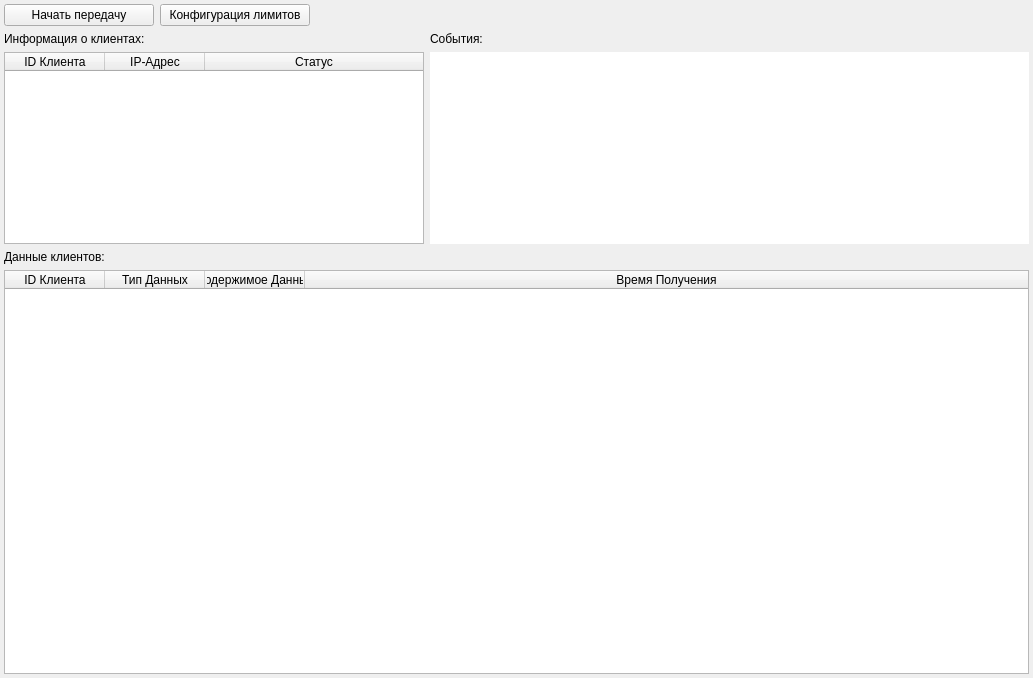
<?xml version="1.0" encoding="UTF-8"?>
<ui version="4.0">
 <class>MainWindow</class>
 <widget class="QMainWindow" name="MainWindow">
  <property name="geometry">
   <rect>
    <x>0</x>
    <y>0</y>
    <width>1033</width>
    <height>678</height>
   </rect>
  </property>
  <property name="windowTitle">
   <string>Сервер</string>
  </property>
  <widget class="QWidget" name="centralwidget">
   <layout class="QGridLayout" name="gridLayout" rowstretch="0,5,10" columnstretch="7,10">
    <property name="leftMargin">
     <number>4</number>
    </property>
    <property name="topMargin">
     <number>4</number>
    </property>
    <property name="rightMargin">
     <number>4</number>
    </property>
    <property name="bottomMargin">
     <number>4</number>
    </property>
    <item row="0" column="0">
     <layout class="QHBoxLayout" name="hl_buttons">
      <property name="spacing">
       <number>6</number>
      </property>
      <item>
       <widget class="QPushButton" name="pb_start_stop_transmission">
        <property name="sizePolicy">
         <sizepolicy hsizetype="Fixed" vsizetype="Fixed">
          <horstretch>0</horstretch>
          <verstretch>0</verstretch>
         </sizepolicy>
        </property>
        <property name="minimumSize">
         <size>
          <width>150</width>
          <height>0</height>
         </size>
        </property>
        <property name="text">
         <string>Начать передачу</string>
        </property>
       </widget>
      </item>
      <item>
       <widget class="QPushButton" name="pb_config_limits">
        <property name="sizePolicy">
         <sizepolicy hsizetype="Fixed" vsizetype="Fixed">
          <horstretch>0</horstretch>
          <verstretch>0</verstretch>
         </sizepolicy>
        </property>
        <property name="minimumSize">
         <size>
          <width>150</width>
          <height>0</height>
         </size>
        </property>
        <property name="text">
         <string>Конфигурация лимитов</string>
        </property>
       </widget>
      </item>
      <item>
       <spacer name="horizontalSpacer">
        <property name="orientation">
         <enum>Qt::Orientation::Horizontal</enum>
        </property>
        <property name="sizeHint" stdset="0">
         <size>
          <width>40</width>
          <height>20</height>
         </size>
        </property>
       </spacer>
      </item>
     </layout>
    </item>
    <item row="1" column="0">
     <layout class="QVBoxLayout" name="vl_clients_info">
      <item>
       <widget class="QLabel" name="lb_clients_info">
        <property name="text">
         <string>Информация о клиентах:</string>
        </property>
       </widget>
      </item>
      <item>
       <widget class="QTableWidget" name="tw_clients_info">
        <attribute name="horizontalHeaderStretchLastSection">
         <bool>true</bool>
        </attribute>
        <attribute name="verticalHeaderVisible">
         <bool>false</bool>
        </attribute>
        <attribute name="verticalHeaderHighlightSections">
         <bool>false</bool>
        </attribute>
        <column>
         <property name="text">
          <string>ID Клиента</string>
         </property>
        </column>
        <column>
         <property name="text">
          <string>IP-Адрес</string>
         </property>
        </column>
        <column>
         <property name="text">
          <string>Статус</string>
         </property>
        </column>
       </widget>
      </item>
     </layout>
    </item>
    <item row="1" column="1">
     <layout class="QVBoxLayout" name="vl_events">
      <item>
       <widget class="QLabel" name="lb_events">
        <property name="text">
         <string>События:</string>
        </property>
       </widget>
      </item>
      <item>
       <widget class="QTextEdit" name="te_events">
        <property name="styleSheet">
         <string notr="true">QTextEdit {
        border: 0px;
    }</string>
        </property>
        <property name="readOnly">
         <bool>true</bool>
        </property>
       </widget>
      </item>
     </layout>
    </item>
    <item row="2" column="0" colspan="2">
     <layout class="QVBoxLayout" name="vl_clients_data">
      <item>
       <widget class="QLabel" name="lb_clients_data">
        <property name="text">
         <string>Данные клиентов:</string>
        </property>
       </widget>
      </item>
      <item>
       <widget class="QTableWidget" name="tw_clients_data">
        <attribute name="horizontalHeaderStretchLastSection">
         <bool>true</bool>
        </attribute>
        <attribute name="verticalHeaderVisible">
         <bool>false</bool>
        </attribute>
        <attribute name="verticalHeaderHighlightSections">
         <bool>false</bool>
        </attribute>
        <column>
         <property name="text">
          <string>ID Клиента</string>
         </property>
        </column>
        <column>
         <property name="text">
          <string>Тип Данных</string>
         </property>
        </column>
        <column>
         <property name="text">
          <string>Содержимое Данных</string>
         </property>
        </column>
        <column>
         <property name="text">
          <string>Время Получения</string>
         </property>
        </column>
       </widget>
      </item>
     </layout>
    </item>
   </layout>
  </widget>
 </widget>
 <resources/>
 <connections/>
</ui>
